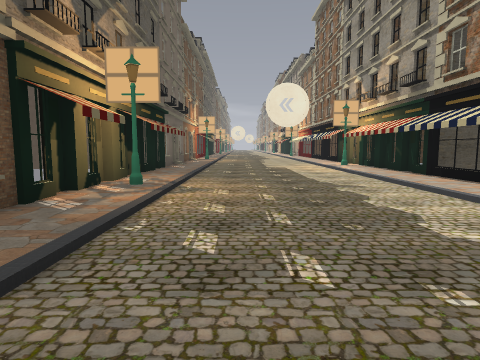
view 1 (above)

16 first-person views from a walk through a 3-D level made in the Godot game engine. The camera is 1.5 m above the floor, tilts 6° down and sees 75° across. The floor is counted in squares, 2 m on a side. Each view is taken from the middle of a square. On the plan, view 1 faces up. The plan holds only what a view shows up to about 10 squares ahead; the rest is blank. The place goes on beyond the plan. Some surface patterns are stand-ins.

view 2
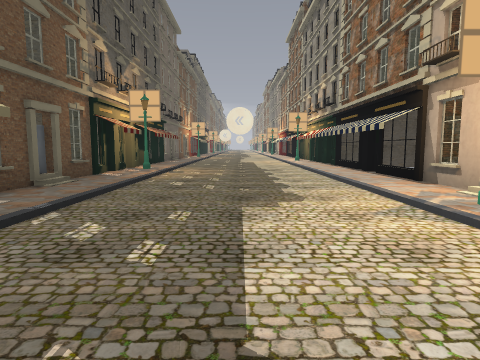

view 3
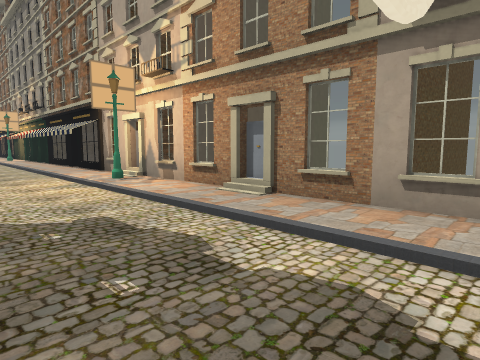

view 4
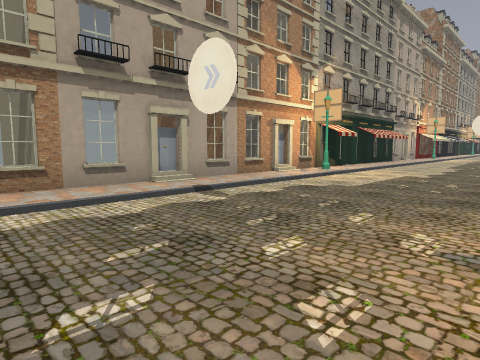

view 5
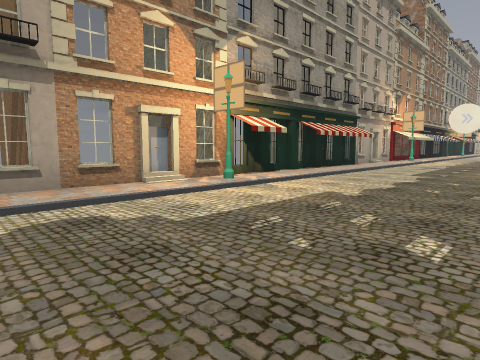

view 6
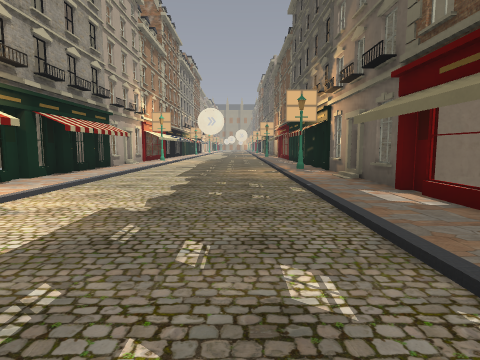

view 7
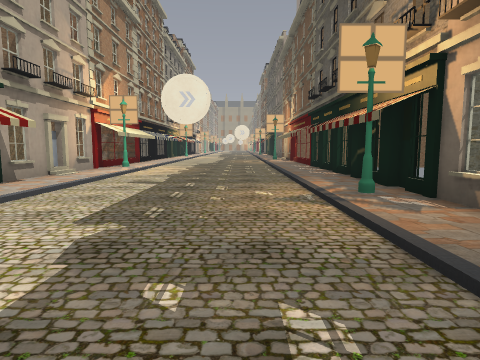

view 8
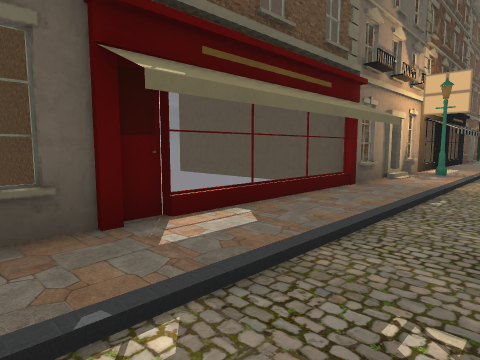

view 9
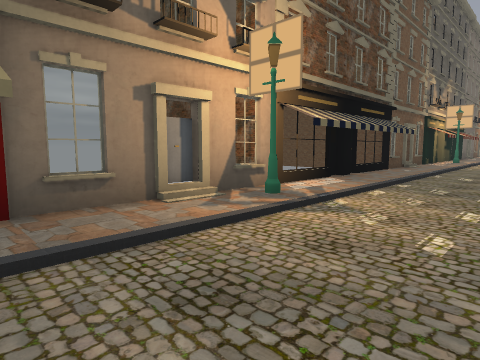

view 10
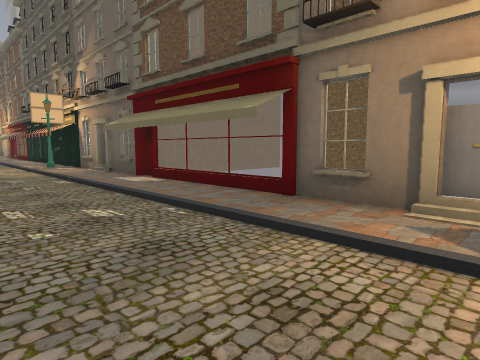

view 11
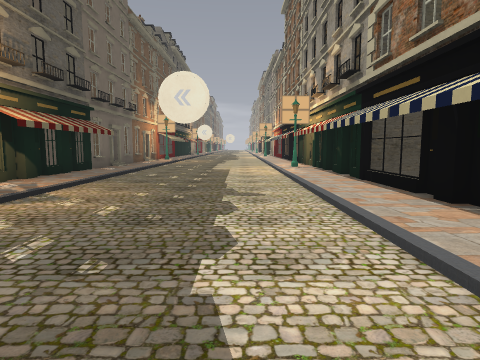

view 12
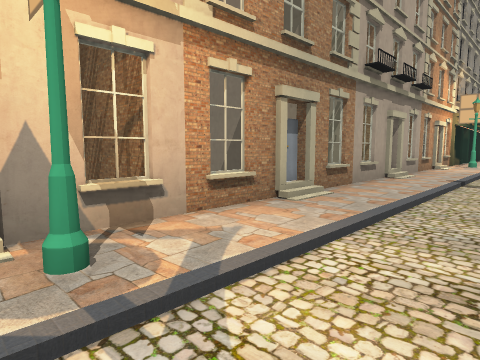

view 13
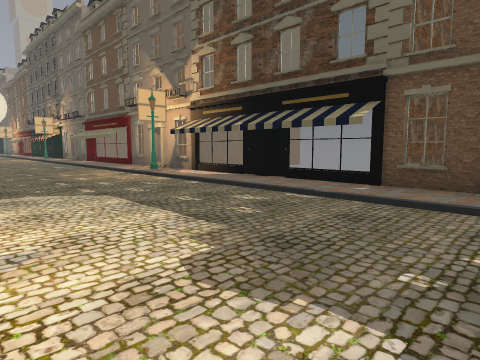

view 14
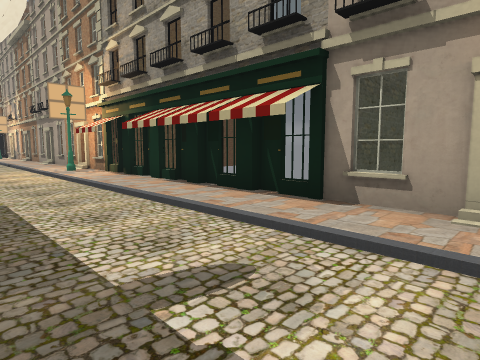

view 15
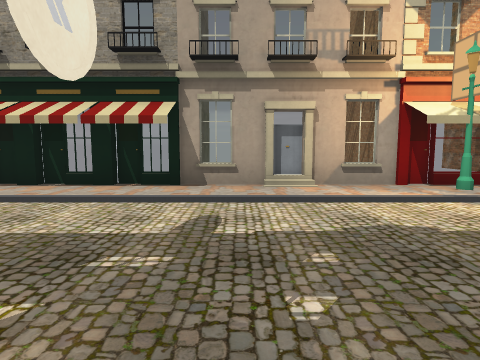

view 16
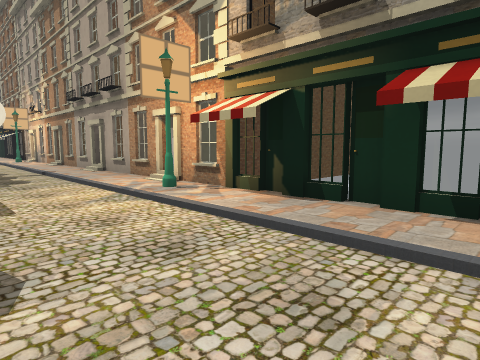

### Floor plan
Key: @ floor where view 1 was taken; # wall or solid block; . main floor; : floor 0.25 m higher than the main floor; / step, stairs or slope; B building; L lamp.
Columns run from 5 left of view 1 to 7 right of it. Each row starts with its distance up from view 1.
 11 BBB:/.../ #
 10   #B/.../:#
  9   B:/.../:B
  8   B /.../:#B
  7   # /.../:#
  6   #:/.../:B
  5   BL/.../:B
  4   # /.../:#
  3   B:/.../:#
  2   B:/.../:B
  1   B:/.../:B
  0  BB:/@../:B
 -1   #:/.../LB
 -2   #//.../:BBB
 -3   B:/.../:B
 -4   B//.../:B
 -5 BB#:/.../:B
 -6  BB:/.../:BBB
 -7   BL/.../:B
 -8   B:/.../:B
 -9 BBB:/.../:BBB
-10 BB#:/.../:BBB
-11   B:/.../:B
-12   #:/.../:B
-13   # /.../LBBB
-14   #:/.../:#
-15   B:/.../:#
-16   B:/.../:B
-17   B:/.../:B
-18   #:/.../:#
-19   #L/.../:#
-20   # /.../:#
-21   B:/.../:B
-22   B//.../:B
-23   #:/.../:B
-24   B /.../L#BB

Where each view was taken, in squares from view 1:
view 1: 0 up, 0 right, facing up
view 2: 4 down, 1 right, facing up
view 3: 7 down, 1 right, facing up-right
view 4: 4 down, 1 left, facing down-right
view 5: 8 down, 1 left, facing down-right
view 6: 9 down, 0 right, facing down
view 7: 14 down, 0 right, facing down
view 8: 15 down, 0 right, facing up-left
view 9: 10 down, 1 right, facing up-left
view 10: 7 down, 1 right, facing down-left
view 11: 1 up, 2 right, facing up
view 12: 0 up, 2 right, facing down-right
view 13: 2 up, 3 right, facing down-left
view 14: 22 down, 1 right, facing up-right
view 15: 21 down, 1 left, facing right
view 16: 17 down, 1 right, facing up-right
